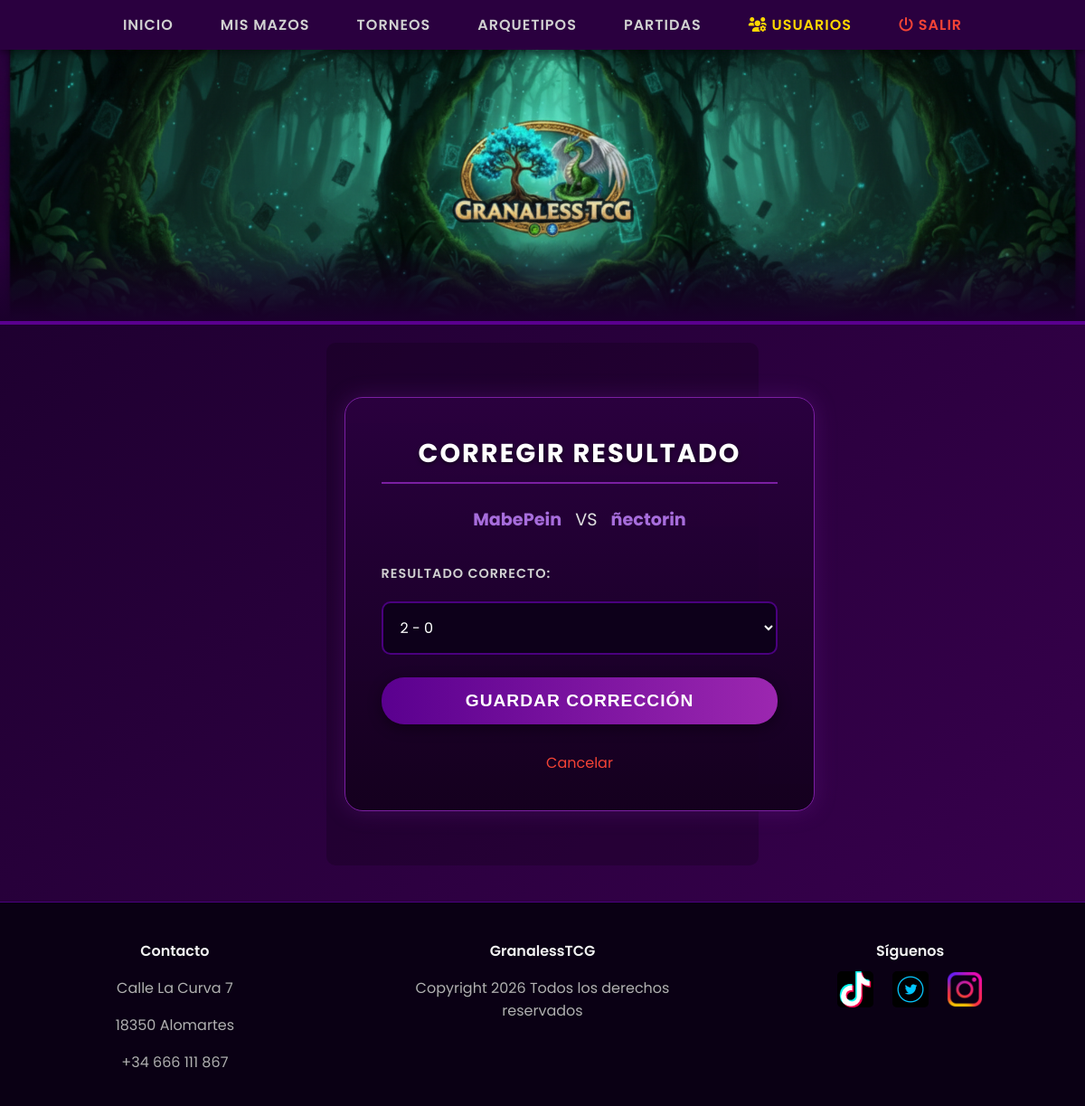
The app's page /app/editar_partida.php?id_partida=4 (signed in) with its own data.
### tables this page shows
CREATE TABLE `partida` (
  `id_partida` int(11) NOT NULL,
  `id_torneo` int(11) NOT NULL,
  `ronda` int(11) NOT NULL DEFAULT 1,
  `id_usuario_1` int(11) NOT NULL,
  `id_mazo_1` int(11) NOT NULL,
  `id_usuario_2` int(11) NOT NULL,
  `id_mazo_2` int(11) NOT NULL,
  `resultado` varchar(30) DEFAULT NULL
);

CREATE TABLE `usuario` (
  `id_usuario` int(11) NOT NULL,
  `NomUsuario` varchar(20) NOT NULL,
  `email` varchar(100) NOT NULL,
  `contrasena` varchar(255) NOT NULL,
  `rol` enum('usuario','admin','organizador') NOT NULL DEFAULT 'usuario'
);

### app/editar_partida.php (the view, shortened to what this page needs)
<?php
    include "header.php";
    include "conexion.php";
    mysqli_select_db($conexion, "proyecto2");
    $id_partida = $_GET['id_partida'];
    $sql = "SELECT p.*, u1.NomUsuario as user1, u2.NomUsuario as user2
            FROM partida p
            JOIN usuario u1 ON p.id_usuario_1 = u1.id_usuario
            JOIN usuario u2 ON p.id_usuario_2 = u2.id_usuario
            WHERE p.id_partida = '$id_partida'";
    $res = mysqli_query($conexion, $sql);
    $datos = mysqli_fetch_array($res);
?>
<div class="main-content">
    <form action="actualizar_partida.php" method="POST" class="form-gamer">
        <h2 class="form-title">Corregir Resultado</h2>
        <div style="text-align: center; margin-bottom: 20px; font-size: 1.2em;">
            <span style="color: #a76ddc; font-weight: bold;"><?php echo $datos['user1']; ?></span>
            <span style="margin: 0 10px;">VS</span>
            <span style="color: #a76ddc; font-weight: bold;"><?php echo $datos['user2']; ?></span>
        </div>
        <label>Resultado Correcto:</label>
        <select name="resultado" class="input-gamer">
            <option value="2-0" <?php if($datos['resultado']=='2-0') echo 'selected'; ?>>2 - 0</option>
        </select>
        <button type="submit" class="btn-gamer">Guardar Corrección</button>
        <div style="margin-top: 15px; text-align: center;">
            <a href="listadopartidas.php" style="color: #f44336;">Cancelar</a>
        </div>
    </form>
</div>
<?php include "footer.php"; ?>

### app/estilos.css (style rules this page uses)
body { font-family: 'Poppins', sans-serif; margin: 0; padding: 0; background: linear-gradient(135deg, #1a002b 0%, #3a0050 100%); color: #e0e0e0; min-height: 100vh; display: flex; flex-direction: column; }
a { text-decoration: none; color: inherit; transition: all 0.3s ease; }
.main-content { padding: 40px 20px; max-width: 1200px; margin: 0 auto; text-align: center; background-color: rgba(0, 0, 0, 0.2); border-radius: 10px; margin-top: 20px; flex: 1; }
.form-gamer { background: linear-gradient(180deg, rgba(42, 0, 63, 0.95) 0%, rgba(20, 0, 30, 0.98) 100%); padding: 40px; border-radius: 20px; border: 1px solid #7b1fa2; box-shadow: 0 0 25px rgba(123, 31, 162, 0.3); max-width: 500px; width: 100%; margin: 20px auto; display: flex; flex-direction: column; gap: 15px; }
.form-title { text-align: center; color: #ffffff; margin-top: 0; margin-bottom: 10px; font-size: 1.8rem; text-transform: uppercase; letter-spacing: 2px; text-shadow: 0 2px 4px rgba(0,0,0,0.5); border-bottom: 2px solid #7b1fa2; padding-bottom: 10px; }
.form-gamer label { font-size: 0.9rem; color: #d1d1d1; font-weight: 600; margin-bottom: 5px; text-transform: uppercase; letter-spacing: 1px; text-align: left; }
.input-gamer { width: 100%; padding: 15px; border-radius: 10px; border: 2px solid #4a007f; background-color: #0d001a; color: #fff; font-family: 'Poppins', sans-serif; font-size: 1rem; box-sizing: border-box; transition: all 0.3s ease; }
.btn-gamer { margin-top: 10px; width: 100%; padding: 15px; font-size: 1.2rem; background: linear-gradient(90deg, #5a008f, #9c27b0); color: white; border: none; border-radius: 25px; font-weight: 600; cursor: pointer; transition: all 0.3s ease; text-transform: uppercase; letter-spacing: 1px; box-shadow: 0 4px 15px rgba(0,0,0,0.4); }

### records on screen
partida: id_usuario_1.NomUsuario "MabePein", id_usuario_2.NomUsuario "ñectorin", resultado "2 - 0"
